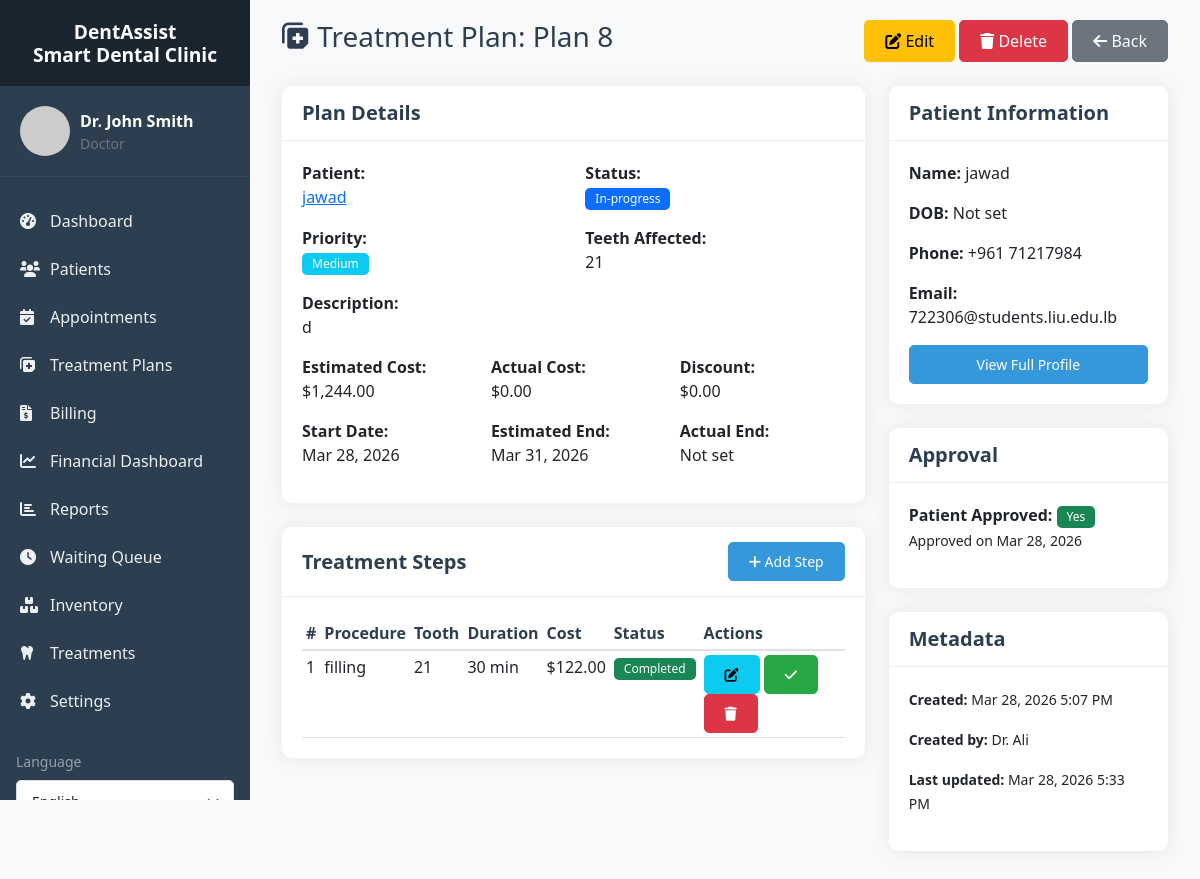
Page /treatment_plans/view.php?id=26 (signed in) on the committed database.
### tables this page shows
CREATE TABLE `treatment_plans` (
  `id` int(11) NOT NULL,
  `patient_id` int(11) NOT NULL,
  `plan_name` varchar(100) NOT NULL,
  `description` text DEFAULT NULL,
  `teeth_affected` text DEFAULT NULL,
  `estimated_cost` decimal(10,2) DEFAULT NULL,
  `actual_cost` decimal(10,2) DEFAULT NULL,
  `discount` decimal(10,2) DEFAULT 0.00,
  `status` enum('proposed','approved','in-progress','completed','cancelled') DEFAULT 'proposed',
  `priority` enum('low','medium','high','emergency') DEFAULT 'medium',
  `start_date` date DEFAULT NULL,
  `estimated_end_date` date DEFAULT NULL,
  `actual_end_date` date DEFAULT NULL,
  `notes` text DEFAULT NULL,
  `patient_approved` tinyint(1) DEFAULT 0,
  `approval_date` timestamp NULL DEFAULT NULL,
  `approval_signature` varchar(255) DEFAULT NULL,
  `created_at` timestamp NOT NULL DEFAULT current_timestamp(),
  `updated_at` timestamp NOT NULL DEFAULT current_timestamp() ON UPDATE current_timestamp(),
  `created_by` int(11) DEFAULT NULL
);

CREATE TABLE `patients` (
  `id` int(11) NOT NULL,
  `user_id` int(11) DEFAULT NULL,
  `full_name` varchar(100) NOT NULL,
  `date_of_birth` date DEFAULT NULL,
  `gender` enum('male','female','other') DEFAULT NULL,
  `phone` varchar(20) DEFAULT NULL,
  `email` varchar(100) DEFAULT NULL,
  `emergency_contact_name` varchar(100) DEFAULT NULL,
  `emergency_contact_phone` varchar(20) DEFAULT NULL,
  `emergency_contact_relation` varchar(50) DEFAULT NULL,
  `insurance_provider` varchar(100) DEFAULT NULL,
  `insurance_id` varchar(50) DEFAULT NULL,
  `insurance_type` enum('Private','Social Security','Medicaid','None') DEFAULT 'None',
  `insurance_coverage` int(11) DEFAULT 0,
  `medical_history` text DEFAULT NULL,
  `allergies` text DEFAULT NULL,
  `current_medications` text DEFAULT NULL,
  `past_surgeries` text DEFAULT NULL,
  `chronic_conditions` text DEFAULT NULL,
  `dental_history` text DEFAULT NULL,
  `previous_dentist` varchar(100) DEFAULT NULL,
  `last_visit_date` date DEFAULT NULL,
  `address_line1` varchar(255) DEFAULT NULL,
  `address_line2` varchar(255) DEFAULT NULL,
  `address` varchar(500) DEFAULT NULL,
  `city` varchar(100) DEFAULT NULL,
  `state` varchar(50) DEFAULT NULL,
  `postal_code` varchar(20) DEFAULT NULL,
  `country` varchar(50) DEFAULT 'USA',
  `points` int(11) DEFAULT 0,
  `subscription_type` enum('none','basic','premium','family') DEFAULT 'none',
  `subscription_start_date` date DEFAULT NULL,
  `subscription_end_date` date DEFAULT NULL,
  `referral_code` varchar(20) DEFAULT NULL,
  `referred_by` int(11) DEFAULT NULL,
  `created_at` timestamp NOT NULL DEFAULT current_timestamp(),
  `updated_at` timestamp NOT NULL DEFAULT current_timestamp() ON UPDATE current_timestamp(),
  `created_by` int(11) DEFAULT NULL,
  `subscription_status` enum('none','pending','active','expired') DEFAULT 'none'
);

CREATE TABLE `treatment_steps` (
  `id` int(11) NOT NULL,
  `plan_id` int(11) NOT NULL,
  `step_number` int(11) NOT NULL,
  `procedure_name` varchar(100) NOT NULL,
  `description` text DEFAULT NULL,
  `tooth_numbers` text DEFAULT NULL,
  `duration_minutes` int(11) DEFAULT NULL,
  `cost` decimal(10,2) DEFAULT NULL,
  `status` enum('pending','in-progress','completed','skipped') DEFAULT 'pending',
  `completed_date` date DEFAULT NULL,
  `notes` text DEFAULT NULL,
  `created_at` timestamp NOT NULL DEFAULT current_timestamp()
);

CREATE TABLE `users` (
  `id` int(11) NOT NULL,
  `username` varchar(191) NOT NULL,
  `email` varchar(191) NOT NULL,
  `password_hash` varchar(255) NOT NULL,
  `full_name` varchar(100) NOT NULL,
  `role` enum('doctor','assistant','patient') NOT NULL,
  `is_admin` tinyint(1) NOT NULL DEFAULT 0,
  `phone` varchar(20) DEFAULT NULL,
  `profile_image` varchar(255) DEFAULT NULL,
  `created_at` timestamp NOT NULL DEFAULT current_timestamp(),
  `updated_at` timestamp NOT NULL DEFAULT current_timestamp() ON UPDATE current_timestamp(),
  `is_active` tinyint(1) DEFAULT 1,
  `last_login` timestamp NULL DEFAULT NULL
);

### treatment_plans/view.php (the view, shortened to what the rows shown need)
<?php
require_once '../includes/db.php';
require_once '../includes/functions.php';
$db = Database::getInstance();
$planId = $_GET['id'] ?? 0;
$plan = $db->fetchOne(
    "SELECT tp.*, p.full_name as patient_name, p.date_of_birth, p.phone, p.email,
            u.full_name as created_by_name
     FROM treatment_plans tp
     JOIN patients p ON tp.patient_id = p.id
     LEFT JOIN users u ON tp.created_by = u.id
     WHERE tp.id = ?",
    [$planId],
    "i"
);
$steps = $db->fetchAll(
    "SELECT * FROM treatment_steps WHERE plan_id = ? ORDER BY step_number",
    [$planId],
    "i"
);
include '../layouts/header.php';
?>
<div class="container-fluid">
    <div class="d-flex justify-content-between align-items-center mb-4">
        <h1 class="h3">
            <i class="fas fa-notes-medical"></i> Treatment Plan: <?php echo htmlspecialchars($plan['plan_name']); ?>
        </h1>
        <div>
            <a href="edit.php?id=<?php echo $planId; ?>" class="btn btn-warning">
            </a>
            <a href="delete.php?id=<?php echo $planId; ?>" class="btn btn-danger"
               onclick="return confirm('Are you sure you want to delete this treatment plan? This will also delete all associated steps.');">
            </a>
            <a href="index.php" class="btn btn-secondary">
            </a>
        </div>
    </div>
    <div class="row">
        <div class="col-md-8">
            <div class="card mb-4">
                <div class="card-body">
                    <div class="row">
                        <div class="col-md-6 mb-3">
                            <p class="mb-0">
                                <a href="../patients/view.php?id=<?php echo $plan['patient_id']; ?>">
                                    <?php echo htmlspecialchars($plan['patient_name']); ?>
                                </a>
                            </p>
                        </div>
                        <div class="col-md-6 mb-3">
                            <p class="mb-0">
                                <?php
                                $statusColors = [
                                    'proposed' => 'warning',
                                    'approved' => 'info',
                                    'in-progress' => 'primary',
                                    'completed' => 'success',
                                    'cancelled' => 'danger'
                                ];
                                $color = $statusColors[$plan['status']] ?? 'secondary';
                                ?>
                                <span class="badge bg-<?php echo $color; ?>"><?php echo ucfirst($plan['status']); ?></span>
                            </p>
                        </div>
                        <div class="col-md-6 mb-3">
                            <p class="mb-0">
                                <?php
                                $priorityColors = [
                                    'low' => 'success',
                                    'medium' => 'info',
                                    'high' => 'warning',
                                    'emergency' => 'danger'
                                ];
                                $pColor = $priorityColors[$plan['priority']] ?? 'secondary';
                                ?>
                                <span class="badge bg-<?php echo $pColor; ?>"><?php echo ucfirst($plan['priority']); ?></span>
                            </p>
                        </div>
                        <div class="col-md-6 mb-3">
                            <label class="fw-bold">Teeth Affected:</label>
                            <p class="mb-0"><?php echo $plan['teeth_affected'] ?? 'None specified'; ?></p>
                        </div>
                    </div>
                    <?php if ($plan['description']): ?>
                        <div class="mb-3">
                            <label class="fw-bold">Description:</label>
                            <p class="mb-0"><?php echo nl2br(htmlspecialchars($plan['description'])); ?></p>
                        </div>
                    <?php endif; ?>
                    <div class="row">
                        <div class="col-md-4 mb-3">
                            <label class="fw-bold">Estimated Cost:</label>
                            <p class="mb-0"><?php echo formatCurrency($plan['estimated_cost'] ?? 0); ?></p>
                        </div>
                        <div class="col-md-4 mb-3">
                            <label class="fw-bold">Actual Cost:</label>
                            <p class="mb-0"><?php echo formatCurrency($plan['actual_cost'] ?? 0); ?></p>
                        </div>
                        <div class="col-md-4 mb-3">
                            <label class="fw-bold">Discount:</label>
                            <p class="mb-0"><?php echo formatCurrency($plan['discount'] ?? 0); ?></p>
                        </div>
                    </div>
                    <div class="row">
                        <div class="col-md-4 mb-3">
                            <label class="fw-bold">Start Date:</label>
                            <p class="mb-0"><?php echo $plan['start_date'] ? formatDate($plan['start_date']) : 'Not set'; ?></p>
                        </div>
                        <div class="col-md-4 mb-3">
                            <label class="fw-bold">Estimated End:</label>
                            <p class="mb-0"><?php echo $plan['estimated_end_date'] ? formatDate($plan['estimated_end_date']) : 'Not set'; ?></p>
                        </div>
                    </div>
                </div>
            </div>
            <div class="card mb-4">
                <div class="card-body">
                    <?php if (empty($steps)): ?>
                        <p class="text-muted">No steps have been added to this treatment plan yet.</p>
                    <?php else: ?>
                        <div class="table-responsive">
                            <table class="table table-hover table-sm">
                                <thead>
                                    <tr>
                                        <th>#</th>
                                        <th>Procedure</th>
                                        <th>Tooth</th>
                                        <th>Duration</th>
                                        <th>Cost</th>
                                        <th>Status</th>
                                        <th>Actions</th>
                                    </tr>
                                </thead>
                                <tbody>
                                    <?php foreach ($steps as $step): ?>
                                        <?php
                                        $stepColors = [
                                            'pending' => 'secondary',
                                            'in-progress' => 'primary',
                                            'completed' => 'success',
                                            'skipped' => 'warning'
                                        ];
                                        $sColor = $stepColors[$step['status']] ?? 'secondary';
                                        ?>
                                        <tr>
                                            <td><?php echo $step['step_number']; ?></td>
                                            <td><?php echo htmlspecialchars($step['procedure_name']); ?></td>
                                            <td><?php echo $step['tooth_numbers']; ?></td>
                                            <td><?php echo $step['duration_minutes']; ?> min</td>
                                            <td><?php echo formatCurrency($step['cost']); ?></td>
                                            <td>
                                                <span class="badge bg-<?php echo $sColor; ?>"><?php echo ucfirst($step['status']); ?></span>
                                            </td>
                                            <td>
                                                <button class="btn btn-sm btn-info" onclick="editStep(<?php echo $step['id']; ?>)">
                                                    <i class="fas fa-edit"></i>
                                                </button>
                                                <button class="btn btn-sm btn-success" onclick="updateStepStatus(<?php echo $step['id']; ?>, 'completed')">
                                                    <i class="fas fa-check"></i>
                                                </button>
                                                <button class="btn btn-sm btn-danger" onclick="deleteStep(<?php echo $step['id']; ?>)">
                                                    <i class="fas fa-trash"></i>
                                                </button>
                                            </td>
                                        </tr>
                                    <?php endforeach; ?>
                                </tbody>
                            </table>
                        </div>
                    <?php endif; ?>
                </div>
            </div>
        </div>
        <div class="col-md-4">
            <div class="card mb-4">
                <div class="card-body">
                    <p><strong>Name:</strong> <?php echo htmlspecialchars($plan['patient_name']); ?></p>
                    <p><strong>DOB:</strong> <?php echo formatDate($plan['date_of_birth']); ?></p>
                    <p><strong>Phone:</strong> <?php echo $plan['phone']; ?></p>
                    <p><strong>Email:</strong> <?php echo $plan['email']; ?></p>
                    <a href="../patients/view.php?id=<?php echo $plan['patient_id']; ?>" class="btn btn-sm btn-primary w-100">
                        View Full Profile
                    </a>
                </div>
            </div>
            <div class="card mb-4">
                <div class="card-body">
                    <p>
                        <strong>Patient Approved:</strong>
                        <?php if ($plan['patient_approved']): ?>
                            <span class="badge bg-success">Yes</span><br>
                            <small>Approved on <?php echo formatDate($plan['approval_date']); ?></small>
                        <?php else: ?>
                            <span class="badge bg-warning">Pending</span>
                        <?php endif; ?>
                    </p>
                </div>
            </div>
            <div class="card">
                <div class="card-body">
                    <p><small><strong>Created:</strong> <?php echo formatDate($plan['created_at'], 'M d, Y g:i A'); ?></small></p>
                    <p><small><strong>Created by:</strong> <?php echo $plan['created_by_name'] ?? 'System'; ?></small></p>
                    <p><small><strong>Last updated:</strong> <?php echo formatDate($plan['updated_at'], 'M d, Y g:i A'); ?></small></p>
                </div>
            </div>
        </div>
    </div>
</div>
<?php include '../layouts/footer.php'; ?>

### rows in the picture
treatment_plans: plan_name "Plan 8", patient.full_name "jawad", status "In-progress", priority "Medium", teeth_affected "21", description "d", estimated_cost "$1,244.00", actual_cost "$0.00", discount "$0.00", start_date "Mar 28, 2026", estimated_end_date "Mar 31, 2026", patient.date_of_birth "Not set", patient.phone "+961 71217984", patient.email "722306@students.liu.edu.lb", approval_date "Mar 28, 2026", created_at "Mar 28, 2026 5:07 PM", created_by.full_name "Dr. Ali", updated_at "Mar 28, 2026 5:33 PM"
treatment_steps: step_number "1", procedure_name "filling", tooth_numbers "21", duration_minutes "30", cost "$122.00", status "Completed"

### other values in the picture
SITE_NAME "DentAssist Smart Dental Clinic"
$_SESSION['full_name'] "Dr. John Smith"
$role "Doctor"
__('dashboard', 'Dashboard') "Dashboard"
__('patients', 'Patients') "Patients"
__('appointments', 'Appointments') "Appointments"
__('treatment_plans', 'Treatment Plans') "Treatment Plans"
__('billing', 'Billing') "Billing"
__('financial_dashboard', 'Financial Dashboard') "Financial Dashboard"
__('reports', 'Reports') "Reports"
__('queue', 'Waiting Queue') "Waiting Queue"
__('inventory', 'Inventory') "Inventory"
__('treatments', 'Treatments') "Treatments"
__('settings', 'Settings') "Settings"
__('language', 'Language') "Language"
